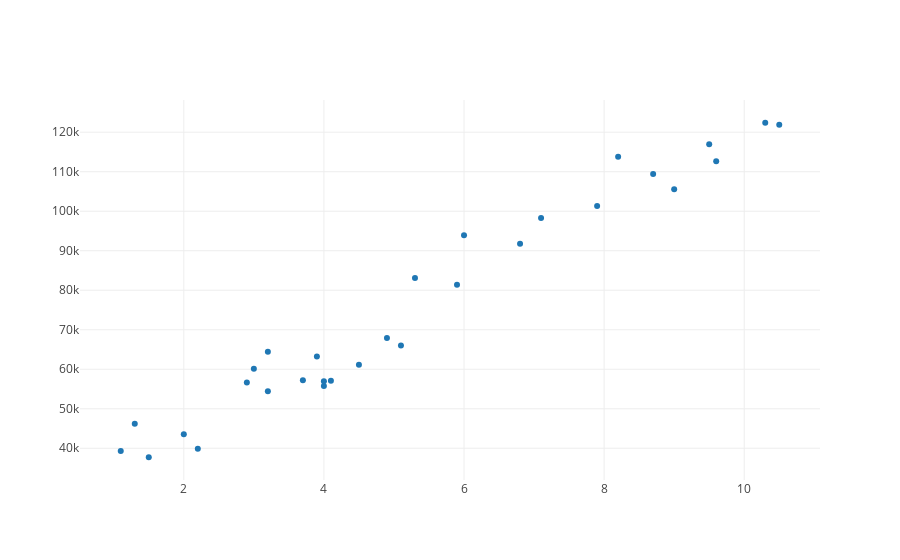

Notebook code for this chart:
### Code cell
iplot(data, filename='basic-scatter')

### Figure 1 — Plotly figure (JSON) as saved in the notebook; plotly's stock layout.template omitted (floating-point values rounded to 4 significant figures)
{"data": [{"mode": "markers", "type": "scatter", "x": [1.1, 1.3, 1.5, 2, 2.2, 2.9, 3, 3.2, 3.2, 3.7, 3.9, 4, 4, 4.1, 4.5, 4.9, 5.1, 5.3, 5.9, 6, 6.8, 7.1, 7.9, 8.2, 8.7, 9, 9.5, 9.6, 10.3, 10.5], "y": [39343, 46205, 37731, 43525, 39891, 56642, 60150, 54445, 64445, 57189, 63218, 55794, 56957, 57081, 61111, 67938, 66029, 83088, 81363, 93940, 91738, 98273, 101302, 113812, 109431, 105582, 116969, 112635, 122391, 121872]}], "layout": {}}
